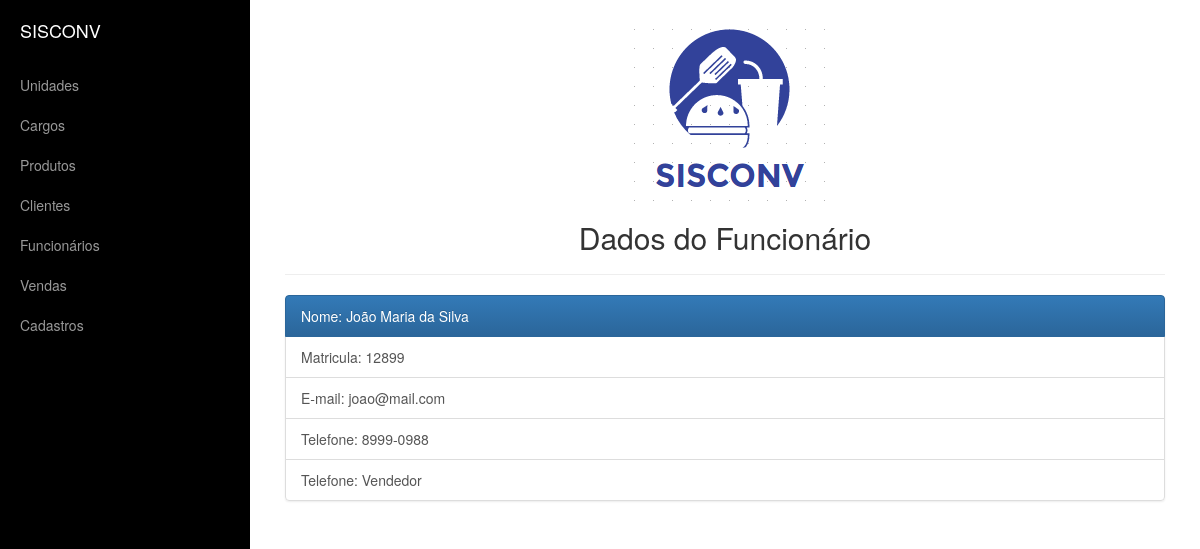
The app's page /appvendas/funcionario/detail/3, older data.
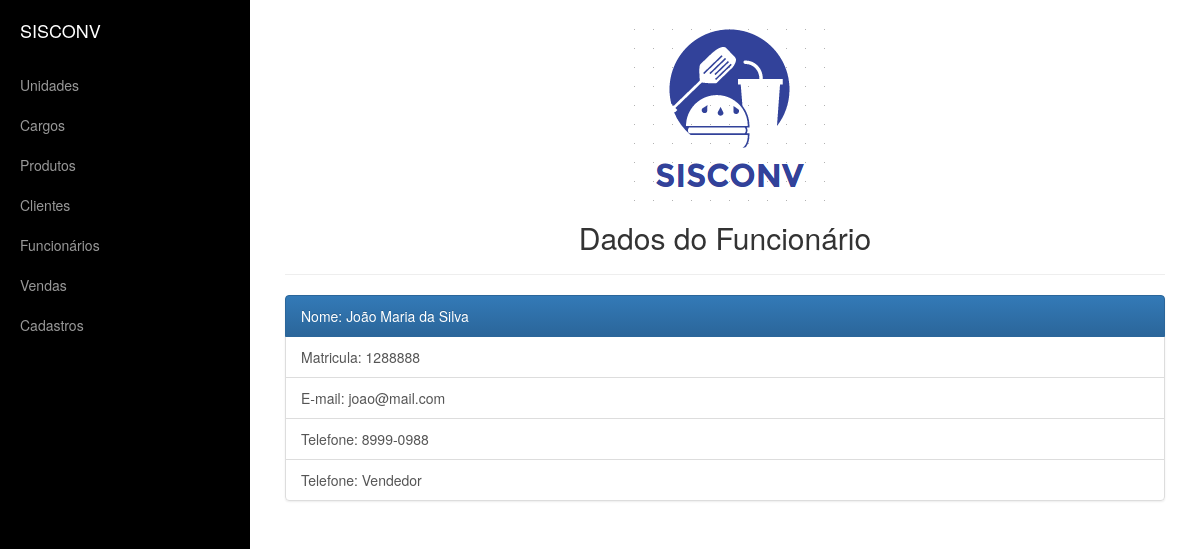
The same page, newer data.
### appvendas/models.py (models this page shows, shortened)
class Pessoa(models.Model):
    nome=models.CharField("Nome",max_length=255)
    email=models.EmailField("E-Mail",max_length=200)
    telefone=models.CharField("Telefone",max_length=20)

class Funcionario(Pessoa):
    matricula=models.CharField("Matrícula",max_length=10,unique=True)
    cargo=models.ForeignKey(Cargo,on_delete=models.PROTECT,verbose_name="Cargo")

class Cargo(models.Model):
    descricao=models.CharField("Descrição",max_length=150)

### appvendas/views.py (the view)
# urls.py: url(r'^funcionario/detail/(?P<pk>\d+)$', funcionario_detail, name='funcionario_detail'),
def funcionario_detail(request, pk):
    funcionario=Funcionario.objects.get(id=pk)
    return render(request, 'funcionario/funcionario_detail.html', {'funcionario':funcionario})

### templates/funcionario/funcionario_detail.html
{% extends 'base.html' %}
{% block conteudo %}
    <center><h2>Dados do Funcionário </h2></center>
    <hr>
    <div class="list-group">
    	<a href="#" class="list-group-item active">Nome: {{funcionario.nome}}</a>
    	<a href="#" class="list-group-item">Matricula: {{funcionario.matricula}}</a>
    	<a href="#" class="list-group-item">E-mail: {{funcionario.email}}</a>
    	<a href="#" class="list-group-item">Telefone: {{funcionario.telefone}}</a>
    	<a href="#" class="list-group-item">Telefone: {{funcionario.cargo.descricao}}</a>
    </div>
{% endblock %}

Row changes from the older to the newer data that the page shows:
changed Funcionario "Vendedor": matricula "12899" → "1288888"
